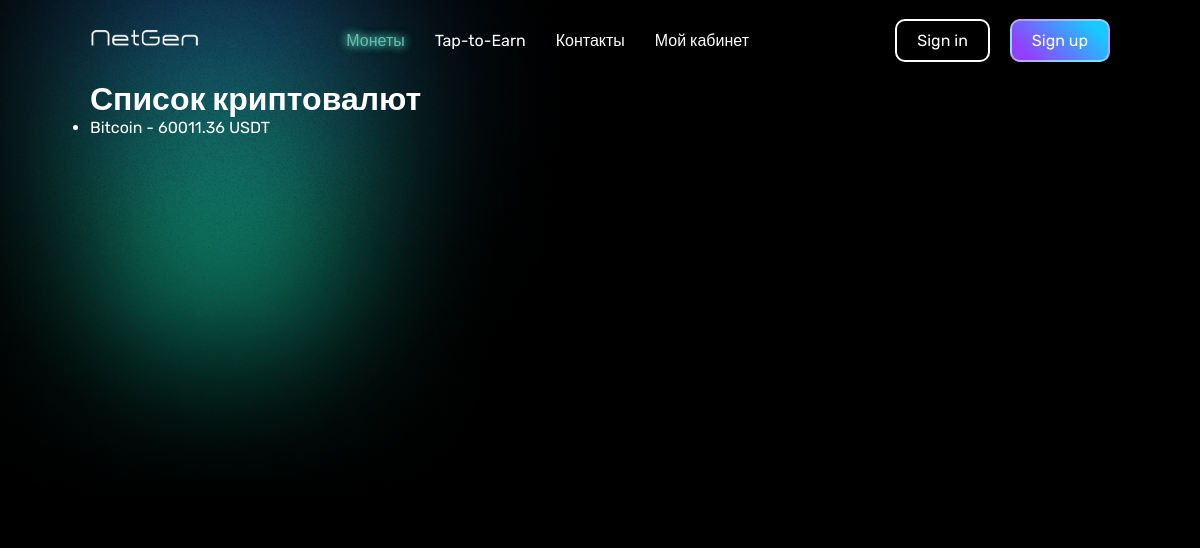
The page /coins/ on the database as committed earlier.
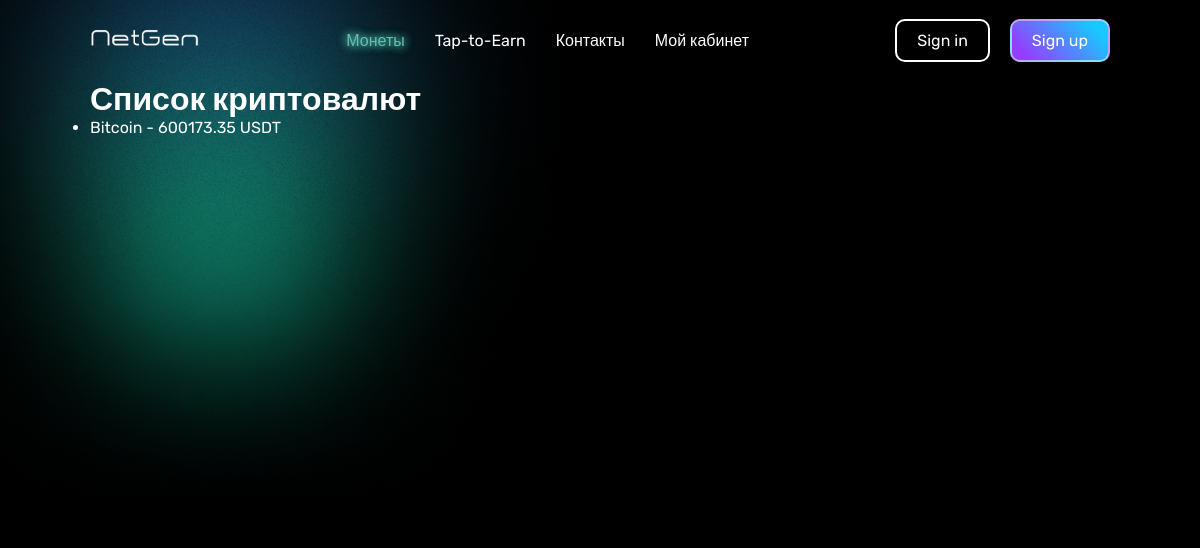
The same page on the database as committed later.
### coins/models.py (models this page shows, shortened)
class Coin(models.Model):
    name = models.CharField(max_length=100)
    symbol = models.CharField(max_length=10)
    market_cap = models.DecimalField(max_digits=20, decimal_places=2)
    total_supply = models.DecimalField(max_digits=20, decimal_places=2)
    current_price = models.DecimalField(max_digits=20, decimal_places=2, blank=True, null=True)

### coins/views.py (the view)
# urls.py: path('', coin_list, name='coin_list'),
def coin_list(request):
    coins = Coin.objects.all()
    return render(request, 'coins.html', {'coins': coins})

### coins/templates/coins.html
{% extends "base.html" %}
{% block content %}
<h1>Список криптовалют</h1>
<ul>
    {% for coin in coins %}
    <li>
        <a href="{% url "coin_detail" coin.id %}">{{ coin.name }} - {{ coin.current_price }} USDT</a>
    </li>
    {% endfor %}
</ul>
{% endblock %}

Rows that differ between the two databases and show on the page:
changed Coin "Bitcoin": current_price "60011.36" → "600173.35"
